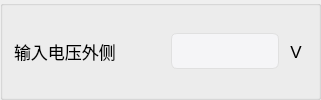
        <widget class="QGroupBox" name="groupBox_11">
         <property name="title">
          <string/>
         </property>
         <layout class="QHBoxLayout" name="horizontalLayout_19" stretch="7,5,1">
          <item>
           <widget class="QLabel" name="label_37">
            <property name="minimumSize">
             <size>
              <width>119</width>
              <height>31</height>
             </size>
            </property>
            <property name="font">
             <font>
              <pointsize>13</pointsize>
             </font>
            </property>
            <property name="text">
             <string>输入电压外侧</string>
            </property>
            <property name="alignment">
             <set>Qt::AlignLeading|Qt::AlignLeft|Qt::AlignVCenter</set>
            </property>
           </widget>
          </item>
          <item>
           <widget class="QLineEdit" name="l17">
            <property name="enabled">
             <bool>false</bool>
            </property>
            <property name="minimumSize">
             <size>
              <width>0</width>
              <height>31</height>
             </size>
            </property>
            <property name="styleSheet">
             <string notr="true">QLineEdit {
    /* 苹果风格的数据展示LineEdit */
    border: 1px solid #D0D0D0;                  /* 浅灰色边框，模仿macOS的细边框 */
    border-radius: 6px;                         /* 圆角，符合macOS设计 */
    padding: 8px 12px;                         /* 内边距，提供舒适的阅读空间 */
    background-color: #FFFFFF;                 /* 白色背景 */
    color: #333333;                            /* 深灰色文字，提高可读性 */
    font-family: &quot;SF Pro Text&quot;, &quot;Helvetica Neue&quot;, &quot;Lucida Grande&quot;, sans-serif; /* macOS系统字体栈 */
    font-size: 14px;                           /* 默认字体大小 */
    selection-background-color: #007AFF;       /* 选中文本高亮色 (macOS蓝色) */
    selection-color: #FFFFFF;                  /* 选中文本颜色 (白色) */

    /* 只读状态下的特殊样式 */
    /* 注意：Qt中通常使用 setReadOnly(true) 来实现只读，但QSS可以定义其外观 */
}

/* 当LineEdit获得焦点时 (对于数据展示框，如果不需要焦点效果，可以省略或弱化) */
QLineEdit:focus {
    border: 1px solid #007AFF;                 /* 获得焦点时边框变为蓝色 */
    /* 如果作为纯展示框，也可以移除焦点边框变化 */
    /* border: 1px solid #D0D0D0; */
}

/* 禁用状态下的样式 (如果用于展示不可变数据) */
QLineEdit:disabled {
    background-color: #F5F5F7;                 /* macOS禁用元素背景色 */
    color: #333333;                            /* 禁用文字颜色 */
    border: 1px solid #E0E0E0;                 /* 禁用边框颜色 */
}</string>
            </property>
            <property name="text">
             <string/>
            </property>
            <property name="readOnly">
             <bool>true</bool>
            </property>
           </widget>
          </item>
          <item>
           <widget class="QLabel" name="label_40">
            <property name="minimumSize">
             <size>
              <width>0</width>
              <height>31</height>
             </size>
            </property>
            <property name="font">
             <font>
              <pointsize>13</pointsize>
             </font>
            </property>
            <property name="text">
             <string>V</string>
            </property>
            <property name="alignment">
             <set>Qt::AlignCenter</set>
            </property>
           </widget>
          </item>
         </layout>
        </widget>
